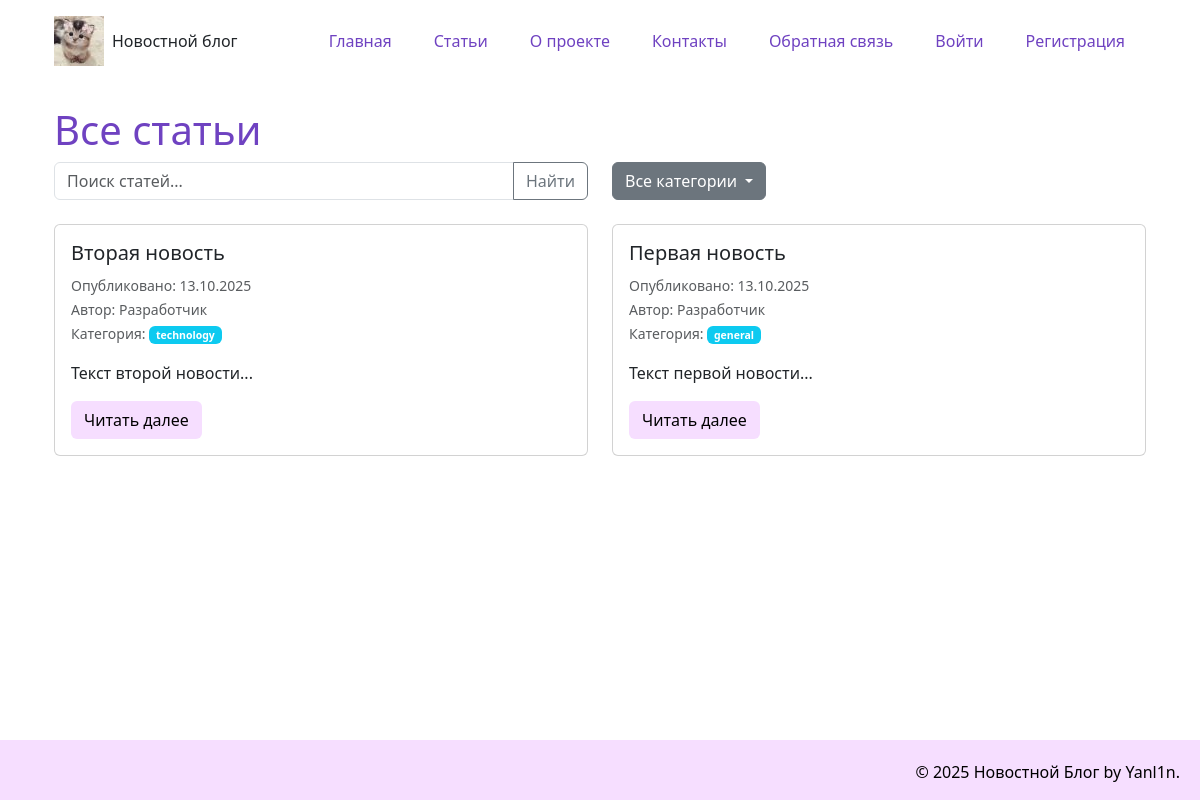
Before: /articles_list with the older database file.
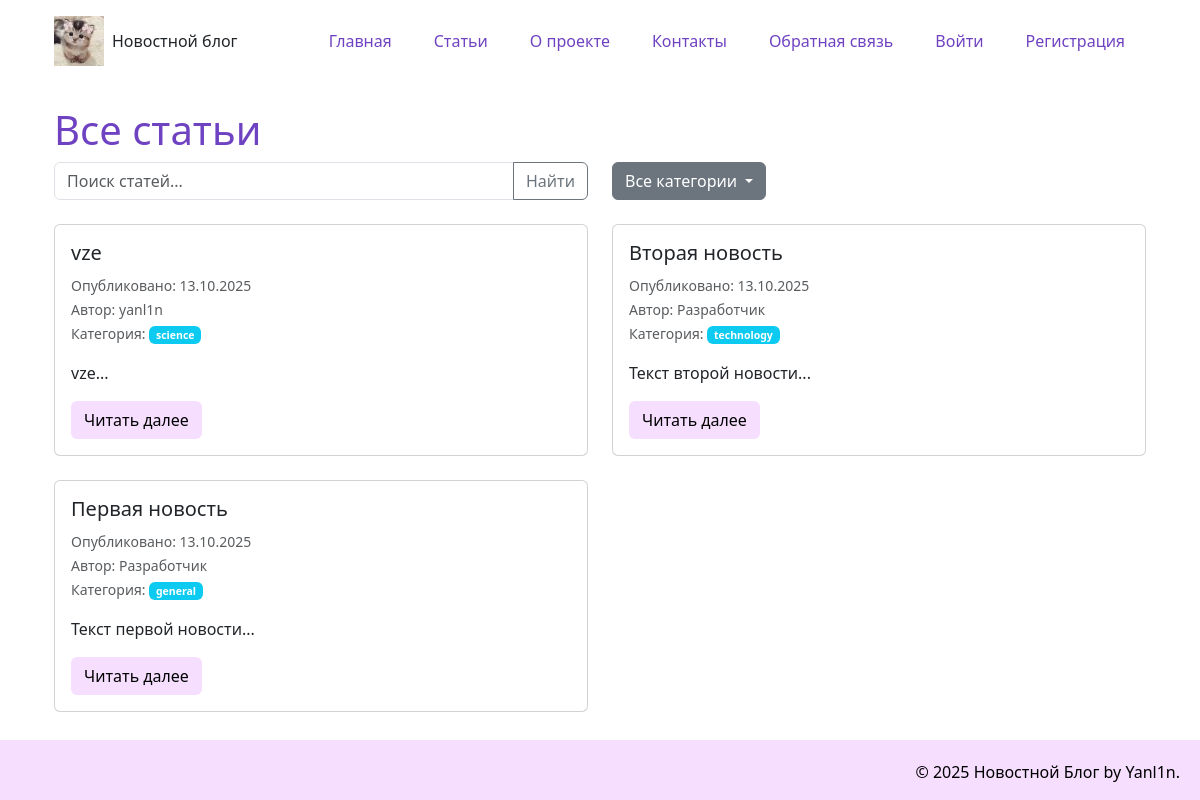
After: the same page with the newer database file.
### models.py (models this page shows, shortened)
class Article(data_base.Model):
    __tablename__= "article"
    id = data_base.Column(data_base.Integer, primary_key = True)
    title = data_base.Column(data_base.String(200), nullable=False)
    text = data_base.Column(data_base.Text, nullable=False)
    date = data_base.Column(data_base.DateTime, default=datetime.utcnow)
    user_id = data_base.Column(data_base.Integer, data_base.ForeignKey('user.id'), nullable=False)
    category = data_base.Column(data_base.String(50), default='general')
    comment = data_base.relation('Comment', backref='article', lazy='dynamic')

class User(UserMixin, data_base.Model):
    __tablename__= "user"
    id = data_base.Column(data_base.Integer, primary_key = True)
    name = data_base.Column(data_base.String(100), nullable=False)
    email = data_base.Column(data_base.String(100), nullable=False)
    hashed_password = data_base.Column(data_base.String(200), nullable=False)
    date = data_base.Column(data_base.DateTime, default=datetime.utcnow)
    articles = data_base.relationship('Article', backref='author', lazy=True)

### app.py (the view)
@app.route("/articles_list")
def articles_list():
    articles = Article.query.order_by(Article.date.desc()).all()
    return render_template('articles_list.html', articles=articles)

### templates/articles_list.html (shortened to what this page needs)
{% extends 'base.html' %}
{% block content %}
<h1>Все статьи</h1>
<div class="row mb-4">
    <div class="col-md-6">
        <form method="GET" action="{{ url_for('articles_list') }}">
            <div class="input-group">
                <input type="text" class="form-control" name="search" placeholder="Поиск статей..." value="{{ search_query or '' }}">
                <button class="btn btn-outline-secondary" type="submit">Найти</button>
            </div>
        </form>
    </div>
    <div class="col-md-6">
        <div class="dropdown">
            <button class="btn btn-secondary dropdown-toggle" type="button" data-bs-toggle="dropdown">
                {% if selected_category %}Категория: {{ selected_category }}{% else %}Все категории{% endif %}
            </button>
        </div>
    </div>
</div>
<div class="row">
    {% for article in articles %}
    <div class="col-md-6 mb-4">
        <div class="card h-100">
            <div class="card-body">
                <h5 class="card-title">{{ article.title }}</h5>
                <p class="card-text">
                    <small class="text-muted">
                        Опубликовано: {{ article.date.strftime('%d.%m.%Y') }}<br>
                        Автор: {{ article.author.name }}<br>
                        Категория: <span class="badge bg-info">{{ article.category }}</span>
                    </small>
                </p>
                <p class="card-text">{{ article.text[:150] }}...</p>
                <a href="{{ url_for('news_article', id=article.id) }}" class="btn btn-custom">Читать далее</a>
            </div>
        </div>
    </div>
    {% else %}
    <div class="col-12">
        <div class="alert alert-info">
            Статьи не найдены.
        </div>
    </div>
    {% endfor %}
</div>
{% endblock %}

### templates/base.html (shortened to what this page needs)
<!DOCTYPE html>
<html lang="ru">
<head>
    <link href="https://cdn.jsdelivr.net/npm/bootstrap@5.3.8/dist/css/bootstrap.min.css" rel="stylesheet">
    <link rel="stylesheet" href="{{ url_for('static', filename='css/main.css')}}">
</head>
<body>
    <div class="container">
        <div class="container">
            <header class="d-flex justify-content-between align-items-center py-3">
                <a href="/" class="d-flex align-items-center text-dark text-decoration-none">
                    <img src="{{ url_for('static', filename='img/cat.jpg')}}" alt="Логотип" width="50" height="50" class="me-2">
                Новостной блог
            </a>
            <ul class="nav nav-pills">
                <li class="nav-item"><a href="{{ url_for('index')}}" class="nav-link" aria-current="page">Главная</a></li>
                <li class="nav-item"><a href="{{ url_for('articles_list')}}" class="nav-link">Статьи</a></li>
                <li class="nav-item"><a href="{{ url_for('about')}}" class="nav-link">О проекте</a></li>
                <li class="nav-item"><a href="{{ url_for('contact')}}" class="nav-link">Контакты</a></li>
                <li class="nav-item"><a href="{{ url_for('feedback')}}" class="nav-link">Обратная связь</a></li>
                {% if current_user.is_authenticated %}
                    <li class="nav-item"><a href="{{ url_for('create_article')}}" class="nav-link">Создать статью</a></li>
                    <li class="nav-item"><a href="{{ url_for('logout')}}" class="nav-link">Выйти ({{ current_user.name }})</a></li>
                {% else %}
                    <li class="nav-item"><a href="{{ url_for('login_page')}}" class="nav-link">Войти</a></li>
                    <li class="nav-item"><a href="{{ url_for('register')}}" class="nav-link">Регистрация</a></li>
                {% endif %}
            </ul>
            </header>
        </div>
        <div class="container mt-4">
            {% block content %}{% endblock %}
        </div>
    </div>
    <footer>
        <p>&copy; 2025 Новостной Блог by Yanl1n.</p>
    </footer>
</body>
</html>

### static/css/main.css (style rules this page uses)
body { display: flex; flex-direction: column; min-height: 100vh; }
.container { flex: 1; }
h1 { color:#6f42c1; }
footer { margin-top: auto; padding: 20px; background: #F6DEFF; text-align: right; color: black; height: 60px; }
.btn-custom { background-color: #F6DEFF; color: rgb(0, 0, 0); }
.nav-pills .nav-link { color:#6f42c1; margin: 0 5px; }

Changed rows visible on the page:
added Article: title "vze", date "13.10.2025", author.name "yanl1n", category "science", text "vze"
